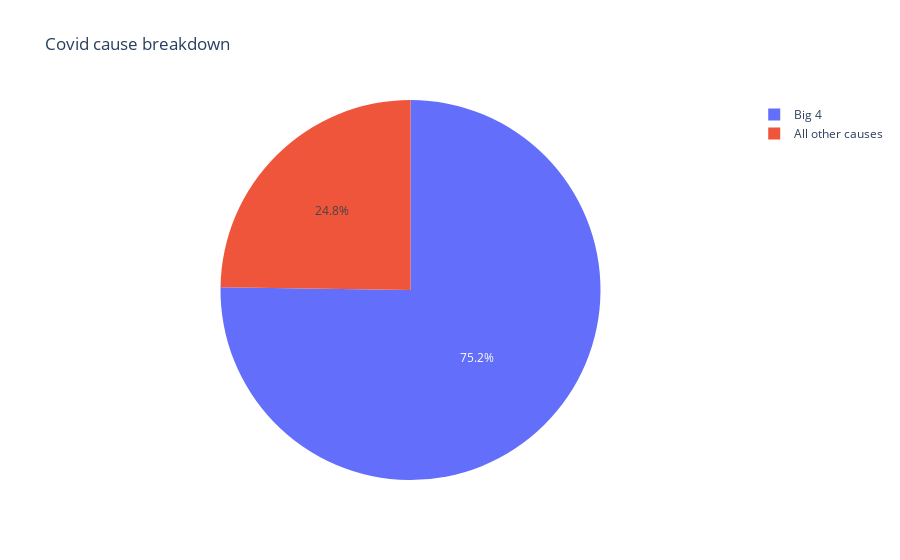
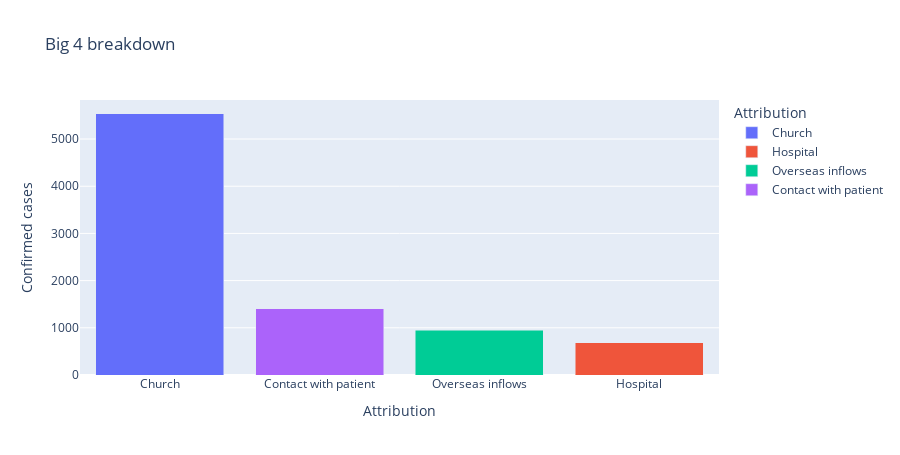

Notebook source saved alongside these figures, in order:
### Code cell
fig = px.pie(
    Big_4_comparison,
    values="Confirmed cases",
    names="category",
    title="Covid cause breakdown",
)
fig.show()


fig2 = px.bar(
    Big_4_breakdown,
    x="Attribution",
    y="Confirmed cases",
    title="Big 4 breakdown",
    color="Attribution",
    height=455,
)
fig2.update_layout(barmode="stack", xaxis={"categoryorder": "total descending"})
fig2.show('svg')

### Figure 1 — Plotly figure (JSON) as saved in the notebook; plotly's stock layout.template omitted (floating-point values rounded to 4 significant figures)
{"data": [{"domain": {"x": [0, 1], "y": [0, 1]}, "hovertemplate": "category=%{label}<br>Confirmed cases=%{value}<extra></extra>", "labels": ["Big 4", "All other causes"], "legendgroup": "", "name": "", "showlegend": true, "type": "pie", "values": [8573, 2822]}], "layout": {"legend": {"tracegroupgap": 0}, "title": {"text": "Covid cause breakdown"}}}

### Figure 2 — Plotly figure (JSON) as saved in the notebook; plotly's stock layout.template omitted (floating-point values rounded to 4 significant figures)
{"data": [{"alignmentgroup": "True", "hovertemplate": "Attribution=%{x}<br>Confirmed cases=%{y}<extra></extra>", "legendgroup": "Church", "marker": {"color": "#636efa", "pattern": {"shape": ""}}, "name": "Church", "offsetgroup": "Church", "orientation": "v", "showlegend": true, "textposition": "auto", "type": "bar", "x": ["Church"], "xaxis": "x", "y": [5536], "yaxis": "y"}, {"alignmentgroup": "True", "hovertemplate": "Attribution=%{x}<br>Confirmed cases=%{y}<extra></extra>", "legendgroup": "Hospital", "marker": {"color": "#EF553B", "pattern": {"shape": ""}}, "name": "Hospital", "offsetgroup": "Hospital", "orientation": "v", "showlegend": true, "textposition": "auto", "type": "bar", "x": ["Hospital"], "xaxis": "x", "y": [685], "yaxis": "y"}, {"alignmentgroup": "True", "hovertemplate": "Attribution=%{x}<br>Confirmed cases=%{y}<extra></extra>", "legendgroup": "Overseas inflows", "marker": {"color": "#00cc96", "pattern": {"shape": ""}}, "name": "Overseas inflows", "offsetgroup": "Overseas inflows", "orientation": "v", "showlegend": true, "textposition": "auto", "type": "bar", "x": ["Overseas inflows"], "xaxis": "x", "y": [949], "yaxis": "y"}, {"alignmentgroup": "True", "hovertemplate": "Attribution=%{x}<br>Confirmed cases=%{y}<extra></extra>", "legendgroup": "Contact with patient", "marker": {"color": "#ab63fa", "pattern": {"shape": ""}}, "name": "Contact with patient", "offsetgroup": "Contact with patient", "orientation": "v", "showlegend": true, "textposition": "auto", "type": "bar", "x": ["Contact with patient"], "xaxis": "x", "y": [1403], "yaxis": "y"}], "layout": {"barmode": "stack", "height": 455, "legend": {"title": {"text": "Attribution"}, "tracegroupgap": 0}, "title": {"text": "Big 4 breakdown"}, "xaxis": {"anchor": "y", "categoryarray": ["Church", "Hospital", "Overseas inflows", "Contact with patient"], "categoryorder": "total descending", "domain": [0, 1], "title": {"text": "Attribution"}}, "yaxis": {"anchor": "x", "domain": [0, 1], "title": {"text": "Confirmed cases"}}}}
